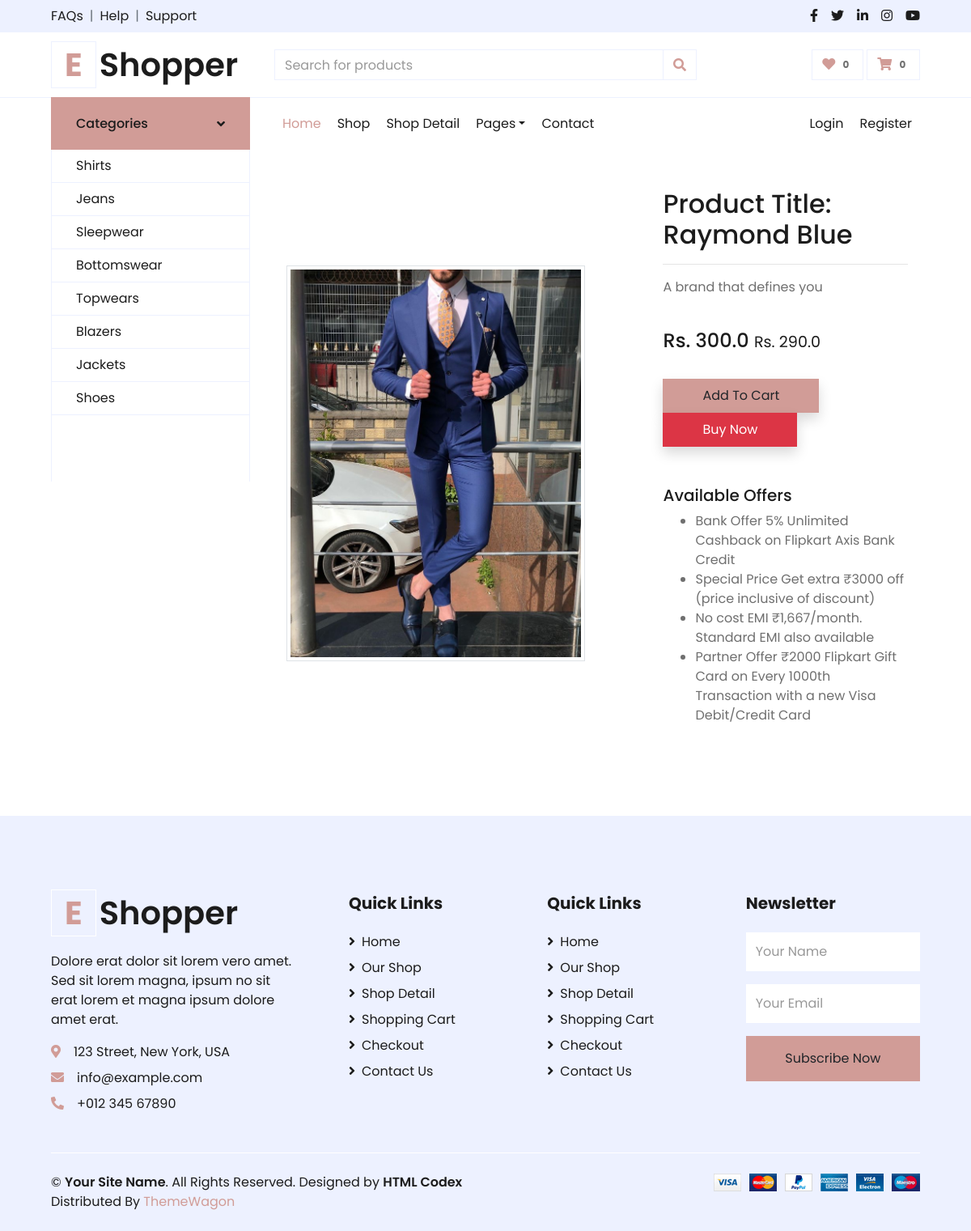
The page /product_detail/1 on the database its author committed.
### consumer/models.py (models this page shows, shortened)
class Product(models.Model):
    title = models.CharField(max_length=200)
    selling_price = models.FloatField()
    discounted_price = models.FloatField()
    brand = models.CharField(max_length=100)
    description = models.TextField()
    category = models.CharField(choices=CATEGORY_CHOICES, max_length=50)
    product_img = models.ImageField(upload_to='productimg')

### consumer/views.py (the view)
# urls.py: path('product_detail/<int:pk>',views.ProductDetailView.as_view(),name='product_detail'),
class ProductDetailView(View):
    def get(self,request,pk):
        product = Product.objects.get(pk=pk)
        item_exists = False
        if request.user.is_authenticated:
            item_exists = Cart.objects.filter(Q(product=product.id) & Q(user=request.user)).exists()
        return render(request,'consumer/productdetail.html',{'product':product,'item_exists':item_exists})

### consumer/templates/consumer/productdetail.html (shortened to what this page needs)
{% extends 'core/base.html' %}
{% load static %}
{% block body %}
<div class="container my-5">
 <div class="row">
  <div class="col-sm-6 text-center align-self-center">
   <img src="{{product.product_img.url}}" alt="" class="img-fluid img-thumbnail">
  </div>
  <div class="col-sm-5 offset-sm-1">
   <h2>Product Title: {{product.title}}</h2>
   <hr>
   <p>{{product.description}}</p> <br>
    <h4>Rs. {{product.selling_price}} <small class="fw-light text-decoration-line-through">Rs. {{product.discounted_price}}</small></h4> <br>
    {% if not request.user.is_authenticated %}
    <form action="/add-to-cart" class="d-inline">
    <button type="submit"  class="btn btn-primary shadow px-5 py-2">Add To Cart</button>
    </form>
    {% endif %}
   <a href="{% url 'checkout' %}" class="btn btn-danger shadow px-5 py-2 ms-4">Buy Now</a>
   <h5 class="mt-5">Available Offers</h5>
   <ul>
    <li>Bank Offer 5% Unlimited Cashback on Flipkart Axis Bank Credit</li>
    <li>Special Price Get extra ₹3000 off (price inclusive of discount)</li>
    <li>No cost EMI ₹1,667/month. Standard EMI also available</li>
    <li>Partner Offer ₹2000 Flipkart Gift Card on Every 1000th Transaction with a new Visa Debit/Credit Card</li>
   </ul>
  </div>
 </div>
</div>
{% endblock body %}

### rows shown on the page
Product: product_img (picture), title "Raymond Blue", description "A brand that defines you", selling_price "300.0", discounted_price "290.0"
